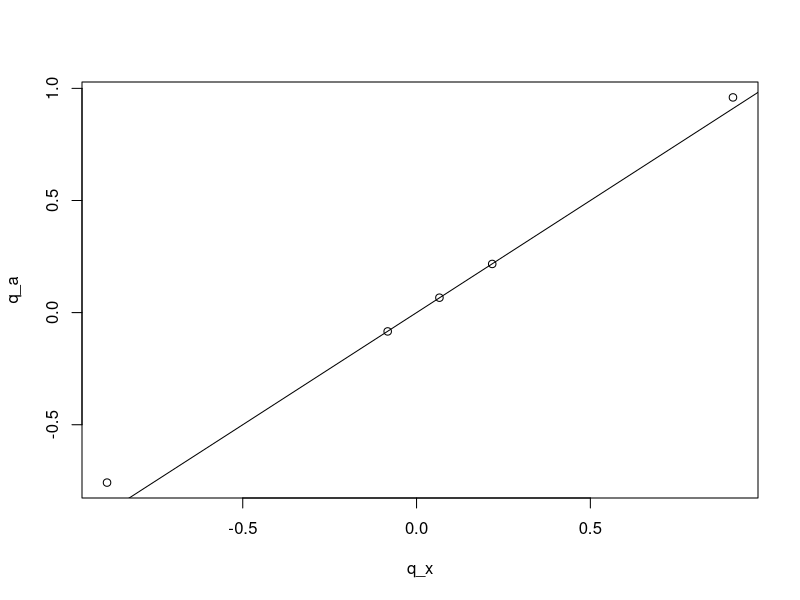
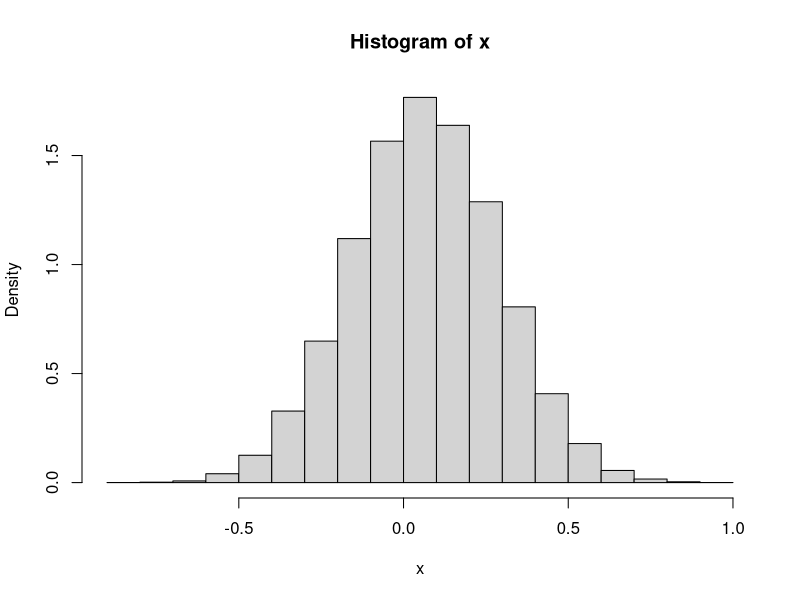
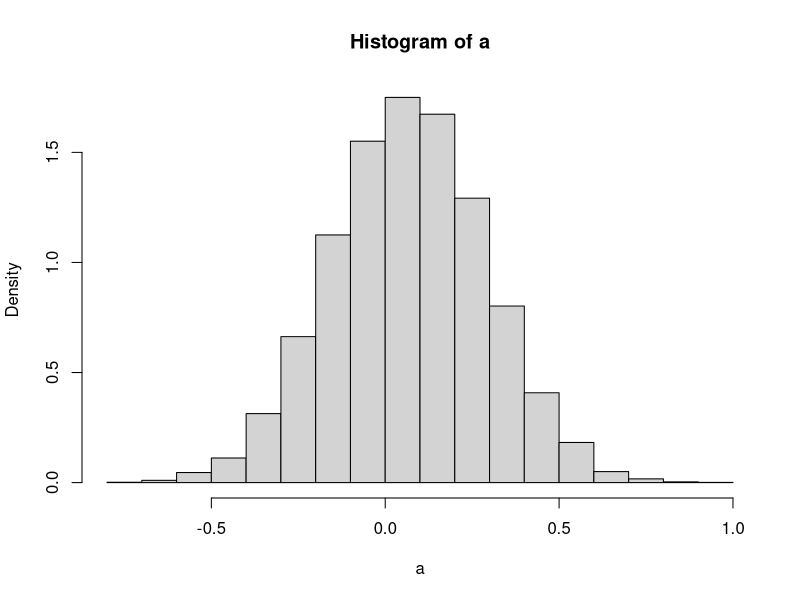
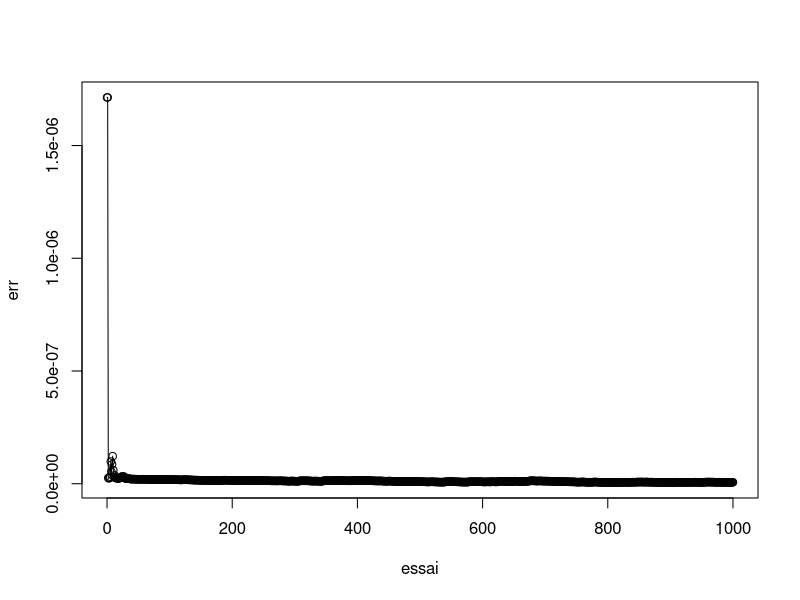
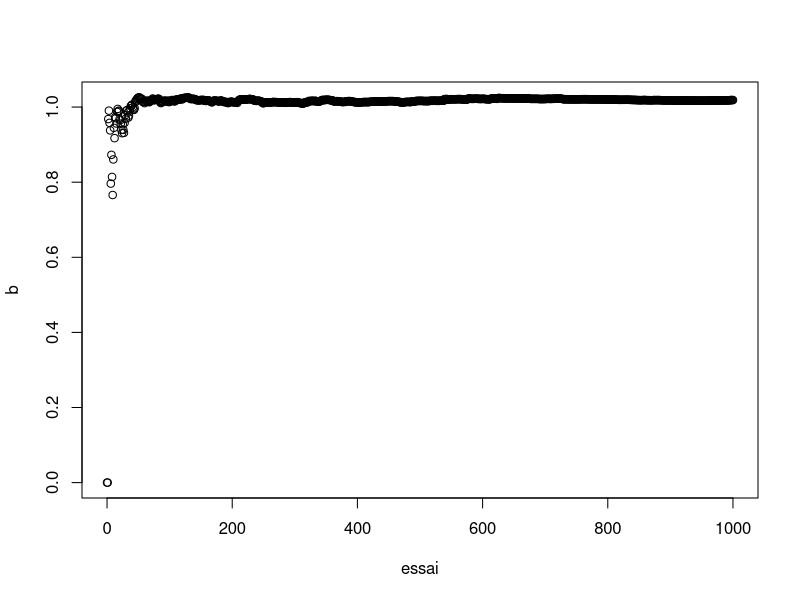

Generate these figures, in order, with R:
## ---- chunk 1
rmvnorm <- function(n, mu, sigma) { # Simulation de X
  Z <- matrix(rnorm(3 * n), nrow = 3, ncol = n)
  X <- t(chol(sigma))
  return(mu + X %*% Z)
}

# On utilise les données de l'exercice pour simuler 10000 simulations de X
n <- 10000
mu <- c(0.1, 0, 0.1)
sigma <- matrix(c(0.047, 0, 0.0117, 0, 0.047, 0, 0.0117, 0, 0.047), 3, 3)

x <- rmvnorm(n, mu, sigma)
## ---- chunk 2
h <- function(x, n) { # Fonction h utilisant pmin pour prendre le min de 2 vecteurs
  return(pmin(rep(3, n), colMeans(exp(-x))))
}

h.x <- h(x, n)
delta <- mean(h.x)

var.h <- var(h.x)
erreur <- var.h / n
erreur
## ---- chunk 3
# On introduit la variable antithétique A= 2*mu - X
a <- -x + 2 * mu


q_a <- quantile(a)
q_x <- quantile(x)
qqplot(q_x, q_a)
abline(a = 0, b = 1)


hist(x, freq = F)
hist(a, freq = F)

# Calcul de l'estimateur
h.a <- h(a, n)
delta.ant <- mean(c(h.x, h.a))

# Calcul de l'erreur quadratique moyenne
rho <- cor(h.x, h.a)

erreur.ant <- var.h * (1 + rho) / (2 * n)
erreur.ant

# Calcul du  facteur de réduction de variance théorique
library(microbenchmark)
test <- microbenchmark::microbenchmark(h(x, n), rmvnorm(n, mu, sigma), times = 1000)
print(test)

C_h <- mean(test$time[which(test$expr == "h(x, n)")])
C_X <- mean(test$time[which(test$expr == "rmvnorm(n, mu, sigma)")])


R1 <- 2 * (C_h + C_X) / ((C_X + 2 * C_h) * (1 + rho))
R1

## ---- chunk 4
h0 <- function(x) {
  return(exp(-colMeans(x)))
}

h0.x <- h0(x)

rho.control <- cor(h0.x, h.x)
rho.control

t1 <- c(-1 / 3, -1 / 3, -1 / 3)
m <- exp(t(mu) %*% t1 + 1 / 2 * t(t1) %*% sigma %*% t1) [1, 1]

cov.h.h0 <- cov(h0.x, h.x)
## ---- chunk 5

essai <- seq(from = 0, to = 1000, by = 1)
err <- c()
del <- c()
b <- c()
for (l in essai) {
  h.x.l <- h.x[1:l]
  h.x.nl <- h.x[l:n]

  h0.x.l <- h0.x[1:l]
  h0.x.nl <- h0.x[l:n]
  bl <- sum((h0.x.l - m) * (h.x.l - mean(h.x.l))) / sum((h0.x.l - m) * (h0.x.l - m))

  d <- mean(h.x.nl - bl * (h0.x.nl - m))

  e <- var(h.x.nl) / (n - l) + (bl * bl * var(h0.x) - 2 * bl * cov(h.x.nl, h0.x.nl)) / (n - l)

  err <- append(err, e) 
  b <- append(b, bl)
  del <- append(del, d)
}
plot(essai, err)
lines(essai, err)

w <- which(err == min(err))
err[w]

plot(essai, b)
essai[w]

b[w]

del[w]
## ---- chunk 6
rgeom_modif <- function(n, p = 0.2) {
  return(rgeom(n, p) + 1)
}

dgeom_modif <- function(n, p = 0.2) {
  return(dgeom(n - 1, p))
}

pgeom_modif <- function(n, p = 0.2) {
  return(pgeom(n - 1, p))
}
## ---- chunk 7
n <- 10000

m <- 2
p <- 0.2
theta <- 2
## ---- chunk 8
estim_MC <- function(n, p = 0.2) {
  ans <- c()
  y <- rgeom_modif(n, p)
  for (i in 1:n) {
    ans <- append(ans, sum(log(1 + rgamma(y[i], m, theta))))
  }
  return(list("delta" = mean(ans), "Var" = var(ans) / n, "Erreur" = var(ans) / n^2))
}

MC <- estim_MC(n)
MC
## ---- chunk 9
estim_Strat <- function(n,L=15,p=0.2) {
  L <- 15
  # Allocation proportionnelle
  nk <- c()
  pk <- dgeom_modif(1:(L - 1), p)
  nk <- floor(n * pk)
  pk <- append(pk, 1 - pgeom_modif(L, p))
  nk <- append(nk, n - sum(nk))
  estim <- c()
  erreur <- c()
  for (i in 1:(L - 1)) { # Simulation des Si(k)
    sk <- replicate(nk[i], sum(log(1 + rgamma(i, theta, m))))
    estim <- append(estim, pk[i] * mean(sk))
    erreur <- append(erreur, pk[i] * var(sk))
  }
  U <- runif(nk[L])
  P_Y15 <- pgeom_modif(L, p)
  # Simulation de n15 Y suivant la loi (Y >= 15)
  Y_cond <- qgeom(P_Y15 + (1 - P_Y15) * U, p)

  sL <- c()
  # Simulation de n15 Si(15)
  for (i in Y_cond) {
    sk <- sum(log(1 + rgamma(i, theta, m)))
    sL <- append(sL, sk)
  }
  estim <- append(estim, pk[L] * mean(sL))
  erreur <- append(erreur, pk[L] * var(sL))
  sum(estim)
  sum(erreur) / n
  return(list("delta" = sum(estim), "Var" = sum(erreur) / n, "Erreur" = sum(erreur) / n^2))
}

Strat <- estim_Strat(n)
Strat
## ---- chunk 10
library(microbenchmark)
test <- microbenchmark(estim_MC(n), estim_Strat(n))
print(test)

C_MC <- mean(test$time[which(test$expr == "estim_MC(n)")])
C_Strat <- mean(test$time[which(test$expr == "estim_Strat(n)")])

R <- (MC$Var * C_MC) / (C_Strat * Strat$Var)
R
